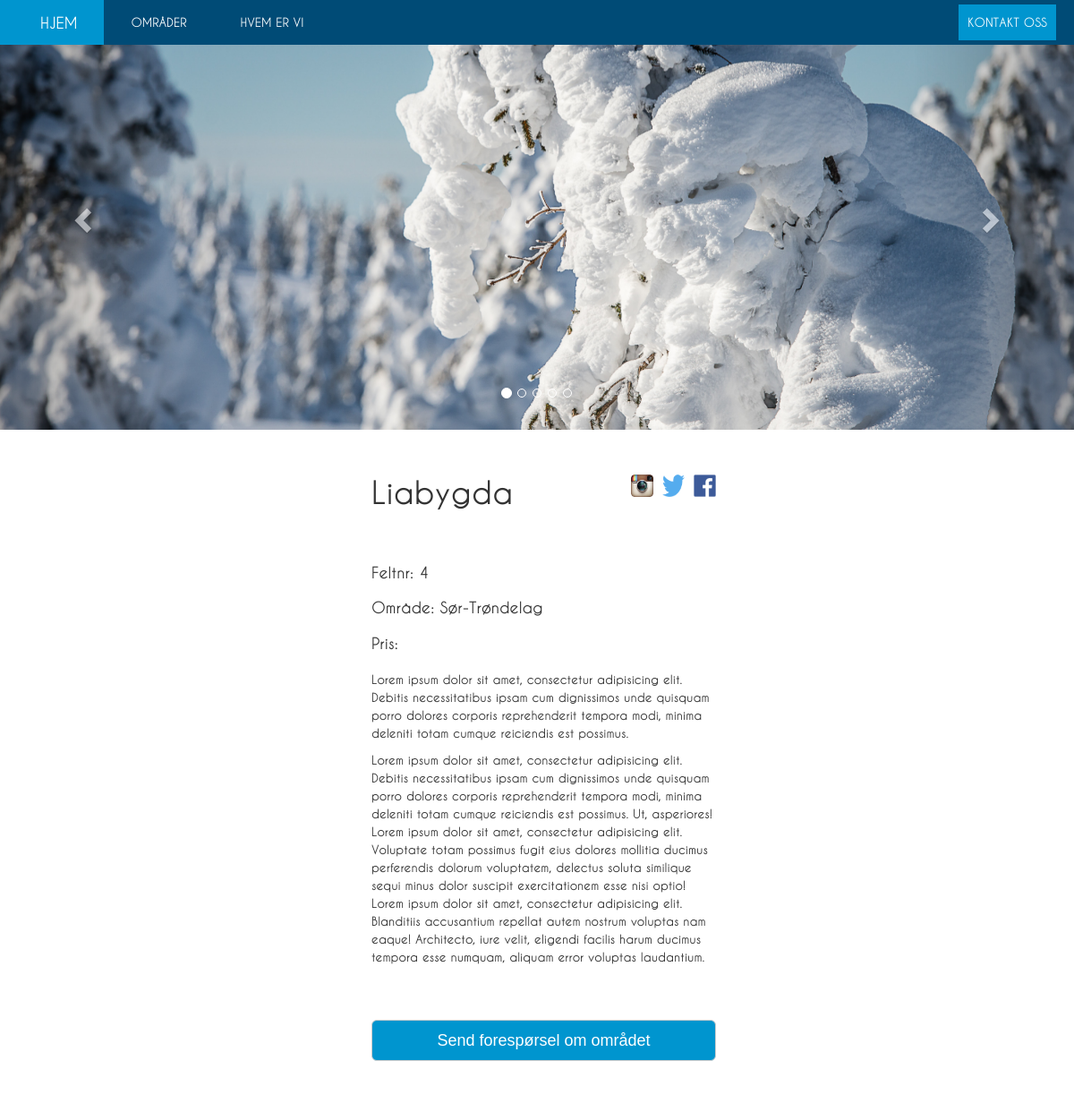
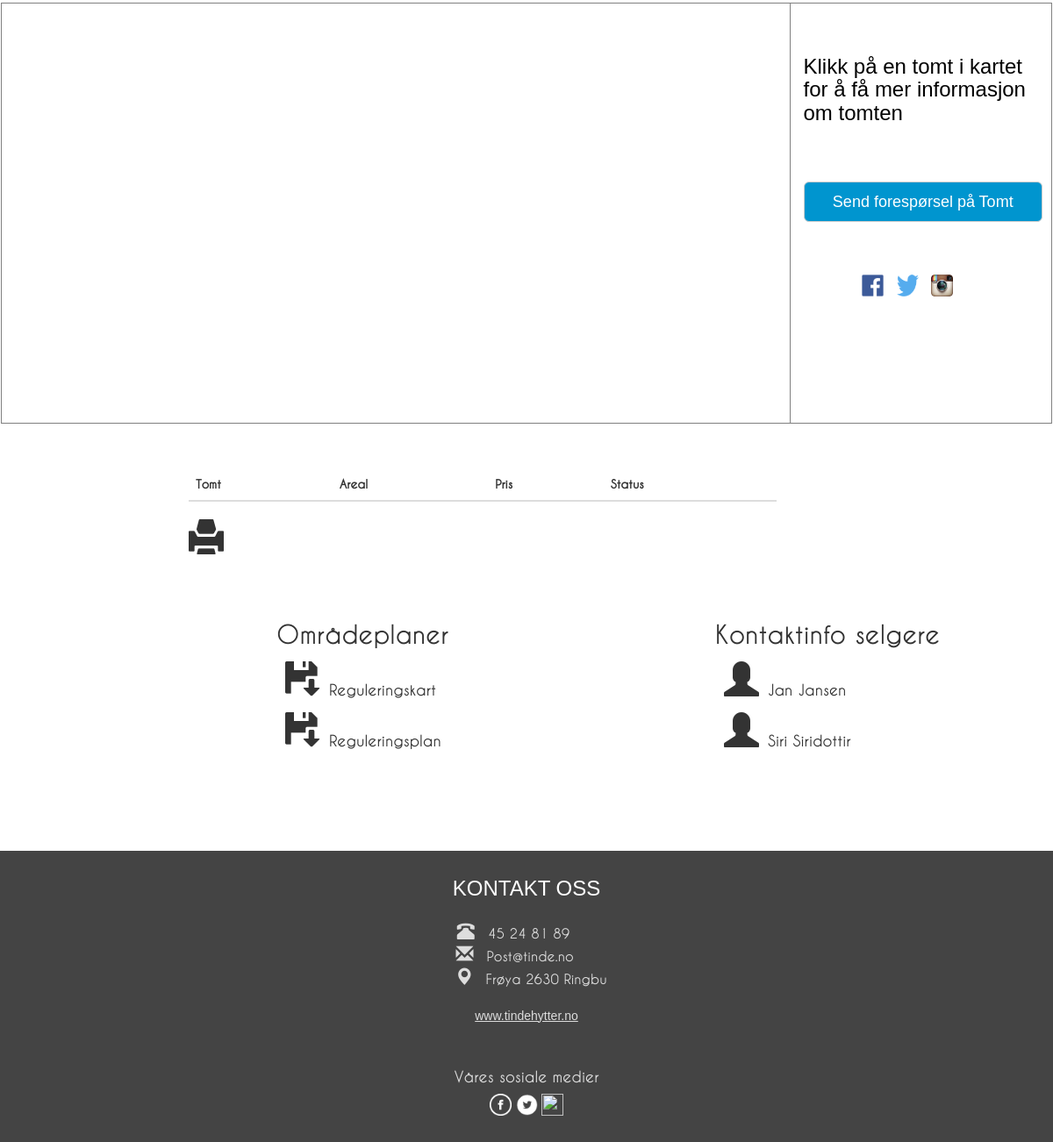
/tomteområde.php?name=Liabygda, run on the app's committed database (2 pictures, top to bottom).
### classes/dblogin.php (called while the page is built, shortened)
<?php
class dblogin {
	public $db_host = 'localhost';
	public $db_database = 'TindeUtvikling';
	public $db_user = 'root';
	public $db_pass = 'root';
	public function __construct() {
		try {
			$this->db = new PDO("mysql:host=$this->db_host; dbname=$this->db_database; charset=utf8", $this->db_user, $this->db_pass);
		} catch(PDOException  $e) {
             try {
                $this->db = new PDO("mysql:host=$this->db_host; dbname=; charset=utf8", $this->db_user, $this->db_pass);
                $this->db->setAttribute(PDO::ATTR_ERRMODE, PDO::ERRMODE_WARNING);
            } catch(PDOException  $e) {
                die ("Error: ".$e->getMessage());
            }
		}
	}
}
$dblogin = new dblogin();

### classes/dbfetch.php (called while the page is built, shortened)
<?php require_once('dblogin.php');
class fetchTomteområder {
	public function fetchSingle($feltnr) {
		global $dblogin;
		$query = "SELECT * FROM tomteområde WHERE navn=? LIMIT 1";
		$stmnt = $dblogin->db->prepare($query);
		if ($stmnt->execute(array($feltnr))) {
			$tomteområde = $stmnt->fetch(PDO::FETCH_ASSOC);
			return $tomteområde;
		}
	}
}
?>

### tomteområde.php (the view, shortened to what this page needs)
<?php
require('classes/dbfetch.php');
require_once('classes/dblogin.php');
$dbtomteområde = new fetchTomteområder();
$tomteområde = checkExist($dbtomteområde);
function checkExist($dbtomteområde) {
    if(isset($_GET["name"])) {
        if ($fetchTomteområde = $dbtomteområde->fetchSingle($_GET["name"])) {
            return $fetchTomteområde;
        } else {
            Header("Location: ../område.php");
            exit();
        }
    }
}
?>
<!DOCTYPE html>
<html lang="en">
<head>
    <link rel="stylesheet" type="text/css" href="https://maxcdn.bootstrapcdn.com/bootstrap/3.3.7/css/bootstrap.min.css">
    <link rel="stylesheet" type="text/css" href="../css/tinde.css">
    <link rel="stylesheet" type="text/css" href="../css/maps.css">
</head>
<body>
    <div class="container">
    <?php include("navigation.php"); ?>
    <div class="container-fluid">
        <header>
            <div id="carousel" class="carousel slide carousel-fade" data-interval="0" data-ride="carousel">
                <ol class="carousel-indicators">
                    <li data-target="#carousel" data-slide-to="0" class="active"></li>
                    <li data-target="#carousel" data-slide-to="1"></li>
                    <li data-target="#carousel" data-slide-to="2"></li>
                    <li data-target="#carousel" data-slide-to="3"></li>
                    <li data-target="#carousel" data-slide-to="4"></li>
                </ol>
                <div class="carousel-inner">
                    <div class="active item">
                    </div>
                </div>
                <a class="carousel-control left" href="#carousel" data-slide="prev"><span class="glyphicon glyphicon-chevron-left"></span></a>
                <a class="carousel-control right" href="#carousel" data-slide="next"><span class="glyphicon glyphicon-chevron-right"></span></a>
            </div>
        </header>
        <div class="row">
            <div class="col-xs-11 col-xs-offset-1 col-md-4 col-md-offset-4 tomt-info">
                <h1><?php echo $tomteområde["navn"]?></h1>
                <a href="#"><img src="../img/facebooklogo.png " height="25" width="25" class="pull-right"></a>
                <a href="#"><img src="../img/twitterlogo.png" height="25" width="25" class="pull-right"></a>
                <a href="#"><img src="../img/instalogo.png " height="25" width="25" class="pull-right"></a>
            </div>
        </div>
        <div class="row">
            <div class="col-xs-10 col-xs-offset-1 col-md-4 col-md-offset-4 tomt-info">
                <h4>Feltnr: <?php echo $tomteområde["felt_nr"]?></h4>
                <h4>Område: <?php echo $tomteområde["area_name"]?></h4>
                <h4>Pris:
                 </h4>
                <p><?php echo $tomteområde["ingress"]?></p>
                <p><?php echo $tomteområde["tekst"]?></p>
                <a href="../kontakt.php" class="btn btn-default btn-lg btn-kontakt">Send forespørsel om området</a>
            </div>
        </div>
        <div class="row kart-row">
            <div class="col-md-9 col-xs-12 kart-tomter">
                <div id="map-canvas"></div>
            </div>
            <div class="col-md-3 col-xs-12 dialog-boks">
               <div id="tomtebox">
                <h3>Klikk på en tomt i kartet for å få mer informasjon om tomten</h3>
                </div>
                <a href="../kontakt.php" class="btn btn-default btn-lg btn-kontakt">Send forespørsel på Tomt</a>
                <div class="center-block">
                    <a href="#"><img src="../img/facebooklogo.png " height="25" width="25"></a>
                    <a href="#"><img src="../img/twitterlogo.png" height="25" width="25" ></a>
                    <a href="#"><img src="../img/instalogo.png " height="25" width="25" ></a>
                </div>
            </div>
        </div>
        <div class="row">
            <div class="col-xs-12 visTomteliste">
            </div>
        </div>
        <div class="row">
            <div class="col-md-7 col-md-offset-2 liste">
                <table style="width: 100%; text-align: left;" class="table" id="printTable">
                    <thead>
                      <tr>
                        <th>Tomt</th>
                        <th>Areal</th>
                        <th>Pris</th>
                        <th>Status</th>
                      </tr>
                    </thead>
                </table>
                <div class="print">
                    <span class="glyphicon glyphicon-print" id="printknapp"></span>
                </div>
            </div>
        </div>
        </div>
       <div class="row reg-selgere-row">
            <div class="col-xs-11 col-xs-offset-1 col-md-4 col-md-offset-3 planer">
                <h2>Områdeplaner</h2>
                <h4><span class="glyphicon glyphicon-floppy-save"></span>Reguleringskart</h4>
                <h4><span class="glyphicon glyphicon-floppy-save"></span>Reguleringsplan</h4>
            </div>
            <div class="col-xs-11 col-xs-offset-1 col-md-4 selgere">
                <h2>Kontaktinfo selgere</h2>
                <h4><span class="glyphicon glyphicon-user"></span>Jan Jansen</h4>
                <h4><span class="glyphicon glyphicon-user"></span>Siri Siridottir</h4>
            </div>
        </div>
        <footer class="col-xs-12 text-center">
            <h3>KONTAKT OSS</h3>
            <div><span class="glyphicon glyphicon-phone-alt"></span><p>45 24 81 89</p></div>
            <div><span class="glyphicon glyphicon-envelope"></span><p>Post@tinde.no</p></div>
            <div><span class="glyphicon glyphicon-map-marker"></span><p>Frøya 2630 Ringbu</p></div>
            <br>
            <div><a href="#">www.tindehytter.no</a></div>
            <div class="bottom-footer-div">
                <h4>Våres sosiale medier</h4>
                <a href="#"><img src="../img/facebook-icon.png " height="25" width="25" ></a>
                <a href="#"><img src="../img/twitter-icon.png" height="25" width="25" ></a>
                <a href="#"><img src="../img/insta-icon.png " height="25" width="25" ></a>
            </div>
        </footer>
    </div>
</body>
</html>

### css/tinde.css (style rules this page uses)
body, .navbar li a, .navbar-brand { font-family:"Caviar Dreams Bold"; }
.container { width: 100%; padding: 0; }
.container-fluid { padding: 0px; }
.col-lg-12, .col-lg-10, .col-lg-9, .col-xs-12 { padding: 0; }
.row { margin:0; }
.kart-tomter { height: 60vh; border-style: solid; border-color: gray; border-width: 1px 0px 1px 1px; }
.kart-row { margin-right: 1px; margin-left: 1px; }
.dialog-boks { height: 60vh; padding-top: 50px; padding-left: 15px; border: 1px solid gray; }
.dialog-boks a { margin-right: 10px; }
.dialog-boks .center-block { width: 150px; margin-bottom: 20px; }
.tomt-info { margin-top: 50px; padding-right: 0px; }
.tomt-info img { margin-left: 10px; }
.tomt-info h1 { margin-bottom: 30px; }
.tomt-info h4 { margin-bottom: 20px; }
.btn-kontakt { margin: 60px auto; display: block; background-color: #0095CF; color: white; }
.tomt-info h1 { display: inline; }
.liste { margin-top: 50px; }
.print span { font-size: 4rem; }
.reg-selgere-row { margin-top: 50px; margin-bottom: 50px; }
.planer, .selgere { margin-bottom: 50px; }
.planer h4, .selgere h4 { margin: 15px 0; }
.planer h4 span, .selgere h4 span { font-size: 4rem; margin: 0 10px; }
#printknapp { cursor: pointer; }
footer { height: auto; background: #444; }
footer p { display: inline; font-size: 16px; }
footer a { color: #ddd; text-decoration: underline; }
footer div:nth-child(4) p { margin-right: 30px; }
footer div:nth-child(3) p { margin-right: 30px; }
footer div:nth-child(2) p { margin-right: 30px; }
footer div:nth-child(3) span { margin-left: 3px; }
footer div:nth-child(4) span { margin-left: 40px; }
footer span { margin-right: 15px; }
footer h3 { color: white; margin-top: 0px; padding-top: 30px; padding-bottom: 20px; }
footer>div { color: #ddd; }
footer .glyphicon { font-size: 20px; }
.bottom-footer-div { margin-top: 50px; margin-bottom: 30px; }

### css/maps.css (style rules this page uses)
h3 { margin: 4px 0; padding: 5px 0; font-family: arial, sans-serif; width: 100%; color: #fff; }
a { font-family: arial, sans-serif; color: #00B2EE; text-decoration: none; }
#map-canvas { width: auto; height: 60vh; }
#tomtebox h3 { color: black; }

### data on the page
tomteområde: navn "Liabygda", felt_nr "4", area_name "Sør-Trøndelag", ingress "Lorem ipsum dolor sit amet, consectetur adipisicing elit. Debitis necessitatibus ipsam cum dignissimos unde quisquam porro dolores corporis reprehenderit tempora modi, minima deleniti totam cumque reiciendis est possimus.", tekst "Lorem ipsum dolor sit amet, consectetur adipisicing elit. Debitis necessitatibus ipsam cum dignissimos unde quisquam porro dolores corporis reprehenderit tempora modi, minima deleniti totam cumque reiciendis est possimus. Ut, asperiores! Lorem ipsum dolor sit amet, consectetur adipisicing elit. Voluptate totam possimus fugit eius dolores mollitia ducimus perferendis dolorum voluptatem, delectus soluta similique sequi minus dolor suscipit exercitationem esse nisi optio! Lorem ipsum dolor sit amet, consectetur adipisicing elit. Blanditiis accusantium repellat autem nostrum voluptas nam eaque! Architecto, iure velit, eligendi facilis harum ducimus tempora esse numquam, aliquam error voluptas…"
